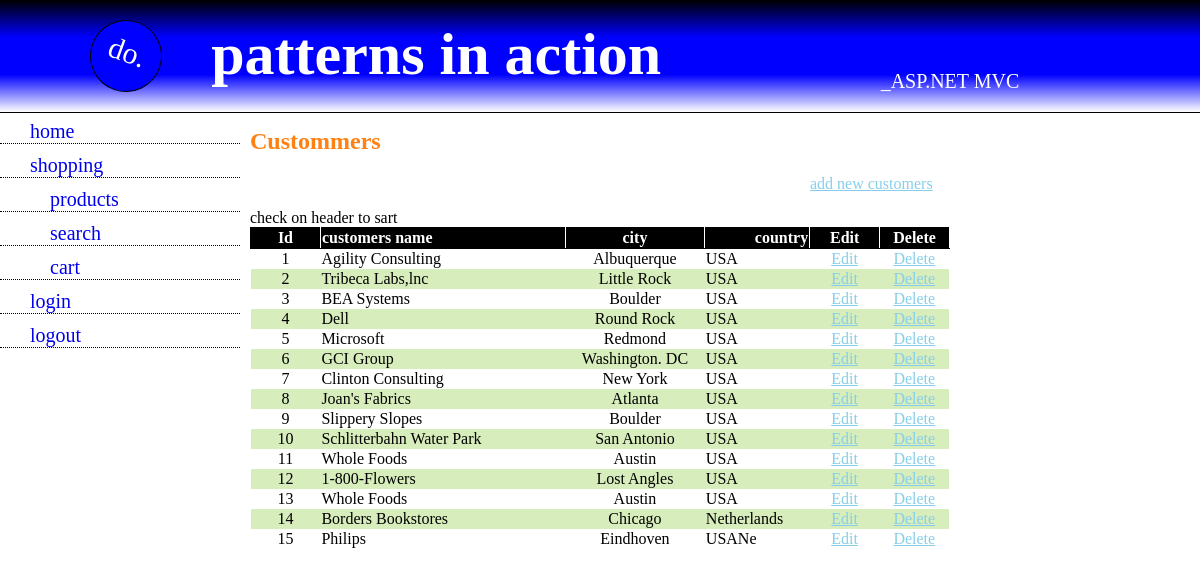
The app's page /custommers.php with its own data.
### tables this page shows
CREATE TABLE `customers` (
  `id` int(11) NOT NULL,
  `customer_name` varchar(255) NOT NULL,
  `city` varchar(255) NOT NULL,
  `country` varchar(255) NOT NULL
);

### custommers.php (the view, shortened to what this page needs)
<?php
    require_once('connect.php');
?>
<!DOCTYPE html>
<html lang="en">
<head>
    <link rel="stylesheet" href="css/style.css">
</head>
<body>
    <?php include_once('header.php');?>
    <section>
        <h1>custommers</h1>
        <form action="" method="post">
        <a style="margin-left: 80%;" href="">add new customers</a>
        </form>
        <p >check on header to sart</p>
        <table style="width:100%">
            <tr class="tr-head">
                <th style="width:10%; ">Id</th>
                <th style="width:35%; text-align:left;">customers name</th>
                <th style="width:20%; text-align:center;">city</th>
                <th style="width:15%; text-align:right;">country</th>
                <th style="width:10%; text-align:center;">Edit</th>
                <th style="width:10%; text-align:center;">Delete</th>
            </tr>
            <tr class="tr-body">
                <?php
                    $select_customer = $db->prepare("SELECT * FROM `customers` ");
                    $select_customer->execute();
                    while($row = $select_customer->fetch(PDO::FETCH_ASSOC)){
                ?>
                <td style="text-align:center;"><?php echo $row['id']?></td>
                <td><?php echo $row['customer_name']?></td>
                <td style="text-align:center;"><?php echo $row['city']?></td>
                <td><?php echo $row['country']?></td>
                <td style="text-align:center; "><a href="edit.php?update_id=<?php echo $row['id']?>" style="color:skyblue;">Edit</a></td>
                <td style="text-align:center; "><a href="?delete=<?php echo $row['id']?>" onclick="return confirm('do you sure you want to delete')" style="color:skyblue;">Delete</a></td>
            </tr>
            <?php } ?>
        </table>
        </section>
</body>
</html>

### header.php (shortened to what this page needs)
<?php
$file_name = basename($_SERVER['SCRIPT_FILENAME'], ".php");
?>
<div class="header">
        <div class="logo">
            <p>do.</p>
        </div>
        <div class="title-1">
            <h2>patterns in action</h2>
        </div>
        <div class="title-2">
            <p>_asp.net mvc</p>
        </div>
    </div>
    <div class="nav">
       <div class="main">
            <a href="index.php" style="<?php echo $file_name == 'index' ? ' color: rgb(255, 129, 18);' : '' ?>"> home</a>
            <a href="shopping.php" style="<?php echo $file_name == 'shopping' ? ' color: rgb(255, 129, 18);' : '' ?>
             <?php echo $file_name ==   'products' ? ' color: rgb(255, 129, 18);' : '' ;?>
             <?php echo $file_name ==   'search' ? ' color: rgb(255, 129, 18);' : '' ;?>
             <?php echo $file_name ==   'cart' ? ' color: rgb(255, 129, 18);' : '' ;?>
             ">shopping</a>
       </div>
       <div class="below">
            <a href="products.php"  style="<?php echo $file_name ==   'products' ? ' color: rgb(255, 129, 18);' : '' ;?>
            <?php echo $file_name ==   'view' ? ' color: rgb(255, 129, 18);' : '' ;?>">products</a>
            <a href="search.php" style="<?php echo $file_name ==  'search' ? ' color: rgb(255, 129, 18);' : '' ;?>">search</a>
            <a href="cart.php" style="<?php echo $file_name ==  'cart' ? ' color: rgb(255, 129, 18);' : '' ;?>">cart</a>
       </div>
       <?php
          if(isset($_SESSION)){
               ?>
          <div class="main">
               <a href="login.php"  style="<?php echo $file_name ==  'login' ? ' color: rgb(255, 129, 18);' : '' ;?>">login</a>
          </div>
       <?php
          }
          if(isset($_SESSION)){
               ?>
          <div class="main">
               <a href="logout.php"  style="<?php echo $file_name ==  'logout' ? ' color: rgb(255, 129, 18);' : '' ;?>">logout </a>
          </div>
               <?php
          }
       ?>
    </div>

### css/style.css (style rules this page uses)
body { padding: 0; margin: 0; box-sizing: border-box; }
.header { position: fixed; width: 100%; height: 7rem; top: 0; background-color: blue; background-image: linear-gradient(black,blue,blue, white); border-bottom: 1px solid #0000; justify-content: space-around; display: flex; z-index: 1000; }
.header .logo { transform: rotate(20deg); background-color: blue; color: #fff; border-radius: 100%; border: 1px solid black; width: 70px; height:70px; margin: 20px 30px; }
.header .logo p { font-size: 30px; margin-top: 14px; text-align: center; }
.header .title-1 { font-size: 40px; margin-top: -30px; margin-left: -100px; }
.header .title-1 h2 { color: #fff; }
.header .title-2 { font-size: 20px; color: #fff; margin-top: 50px; margin-left: 100px; margin-right: 121px; }
.header .title-2 p { text-transform: uppercase; }
.nav { width: 20%; height: 100%; margin-top: 120px; left: 0; top: 0; bottom: 0; background-color: #fff; display: inline-block; }
.nav a { font-size: 20px; margin-bottom: 10px; border-width: 10px; border-bottom: 1px dotted #000; text-decoration:none; }
.nav .main { width: 100%; }
.nav .main a { padding-left:30px ; display: inherit; }
.nav .below { width: 100%; }
.nav .below a { padding-left:50px ; display: inherit; }
section { margin: 0 auto; max-width: 700px; margin-top: -250px; }
section h1 { color: rgb(255, 129, 18); text-transform: capitalize; }
section p { margin-bottom: 0; }
table, th { border-right: 1px solid #fff !important; }
table, th, td { border: 1px solid black; border-collapse: collapse; border-right: 1px solid #fff; }
table, td { border: none; }
table .tr-head { background: #000 !important; color: #fff !important; }
table .tr-body { background-color: #fff; color: #000; }
tr:nth-of-type(odd) { background: rgb(215, 237, 187); }
tr:nth-of-type(even) { background: white; }
form a { color: skyblue; }

### records on screen
customers: id "1", customer_name "Agility Consulting", city "Albuquerque", country "USA"
customers: id "2", customer_name "Tribeca Labs,lnc", city "Little Rock", country "USA"
customers: id "3", customer_name "BEA Systems", city "Boulder", country "USA"
customers: id "4", customer_name "Dell", city "Round Rock", country "USA"
customers: id "5", customer_name "Microsoft", city "Redmond", country "USA"
customers: id "6", customer_name "GCI Group", city "Washington. DC", country "USA"
customers: id "7", customer_name "Clinton Consulting", city "New York", country "USA"
customers: id "8", customer_name "Joan's Fabrics", city "Atlanta", country "USA"
customers: id "9", customer_name "Slippery Slopes", city "Boulder", country "USA"
customers: id "10", customer_name "Schlitterbahn Water Park", city "San Antonio", country "USA"
customers: id "11", customer_name "Whole Foods", city "Austin", country "USA"
customers: id "12", customer_name "1-800-Flowers", city "Lost Angles", country "USA"
customers: id "13", customer_name "Whole Foods", city "Austin", country "USA"
customers: id "14", customer_name "Borders Bookstores", city "Chicago", country "Netherlands"
customers: id "15", customer_name "Philips", city "Eindhoven", country "USANe"
